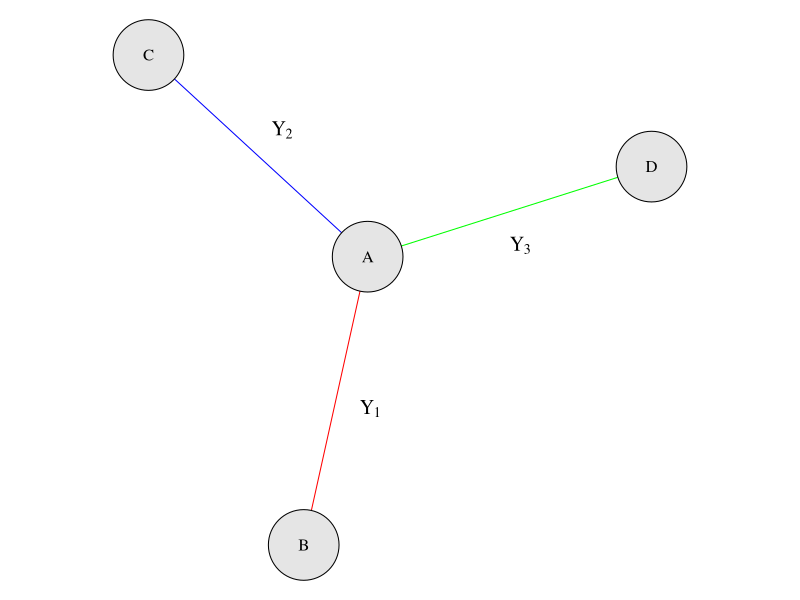
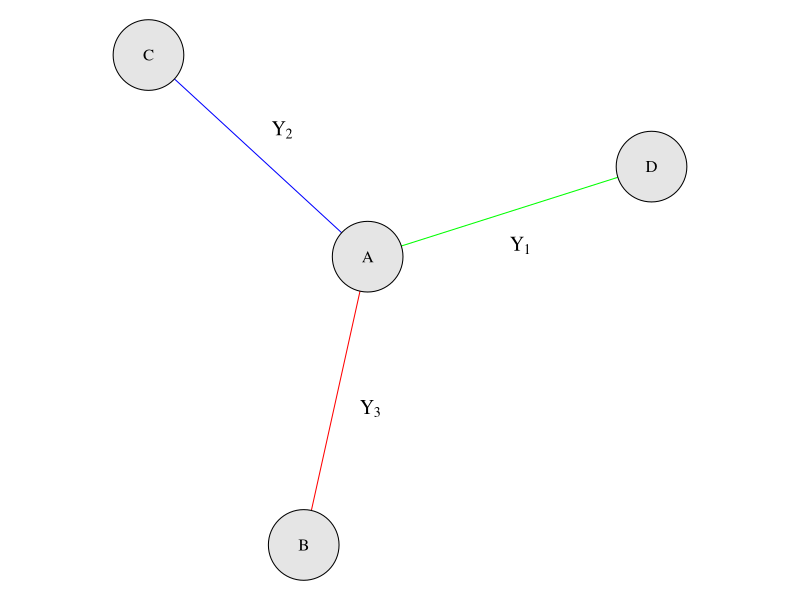

R code for these plots, in order:
library(igraph)
set.seed(123)

# Use the same edge list as in the node exchangeability example
edges <- data.frame(
  from = c("A", "A", "A"),
  to   = c("B", "C", "D")
)

# Create original graph
g1 <- graph_from_data_frame(edges, directed = FALSE)

# Define edge colors and permutation
edge_colors <- c("red", "blue", "green")
edge_labels <- expression(Y[1], Y[2], Y[3])
edge_labels_perm <- expression(Y[3], Y[2], Y[1])


# Use same layout for both graphs
layout <- layout_with_fr(g1)
rownames(layout) <- V(g1)$name

# Compute edge label positions
compute_edge_label_positions <- function(graph, layout, d = 0.15) {
  ELx <- numeric(ecount(graph))
  ELy <- numeric(ecount(graph))

  for (i in 1:ecount(graph)) {
    ends_idx <- ends(graph, i)
    x1 <- layout[ends_idx[1], 1]
    y1 <- layout[ends_idx[1], 2]
    x2 <- layout[ends_idx[2], 1]
    y2 <- layout[ends_idx[2], 2]

    # Midpoint
    mx <- (x1 + x2) / 2
    my <- (y1 + y2) / 2

    # Compute perpendicular shift
    dx <- x2 - x1
    dy <- y2 - y1

    if (abs(dy) < 1e-3) {
      shift_x <- 0
      shift_y <- d
    } else {
      S <- -dx / dy
      shift_x <- d / sqrt(1 + S^2)
      shift_y <- S * shift_x
    }

    ELx[i] <- mx + shift_x
    ELy[i] <- my + shift_y
  }

  return(list(x = ELx, y = ELy))
}

pos_g1 <- compute_edge_label_positions(g1, layout)

# Expand plot limits
expand_limits <- function(layout, ELx, ELy, margin = 0.1) {
  x_min <- min(c(layout[, 1], ELx))
  x_max <- max(c(layout[, 1], ELx))
  y_min <- min(c(layout[, 2], ELy))
  y_max <- max(c(layout[, 2], ELy))

  xlim <- c(x_min - margin, x_max + margin)
  ylim <- c(y_min - margin, y_max + margin)

  return(list(xlim = xlim, ylim = ylim))
}

lims_g1 <- expand_limits(layout, pos_g1$x, pos_g1$y)

# Define small margins
small_margins <- c(0.5, 0, 0.5, 0)

# Plot original edge-labeled graph
pdf("examples/edge_exch_g1.pdf", width = 4, height = 2.5)
par(mar = small_margins)
plot(g1,
  layout = layout,
  vertex.label = V(g1)$name,
  vertex.label.color = "black",
  vertex.color = "gray90",
  vertex.size = 30,
  edge.label = edge_labels,
  edge.label.cex = 1.2,
  edge.color = edge_colors,
  edge.label.color = "black",
  rescale = FALSE,
  xlim = lims_g1$xlim,
  ylim = lims_g1$ylim,
  edge.label.x = pos_g1$x,
  edge.label.y = pos_g1$y,
  main = NA
)
dev.off()

# Plot permuted edge-labeled graph
pdf("examples/edge_exch_g2.pdf", width = 4, height = 2.5)
par(mar = small_margins)
plot(g1,
  layout = layout,
  vertex.label = V(g1)$name,
  vertex.label.color = "black",
  vertex.color = "gray90",
  vertex.size = 30,
  edge.label = edge_labels_perm,
  edge.label.cex = 1.2,
  edge.color = edge_colors,
  edge.label.color = "black",
  rescale = FALSE,
  xlim = lims_g1$xlim,
  ylim = lims_g1$ylim,
  edge.label.x = pos_g1$x,
  edge.label.y = pos_g1$y,
  main = NA
)
dev.off()
